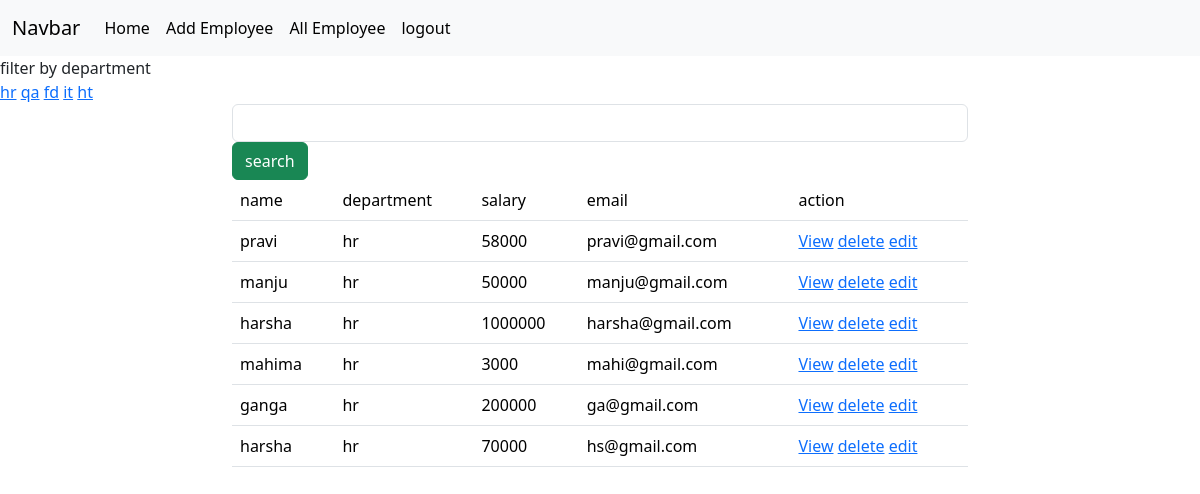
/employees/all?department=hr (signed in), run on the app's committed database.
### crm/models.py (models this page shows, shortened)
class Employees(models.Model):
    name=models.CharField(max_length=200)
    department=models.CharField(max_length=200)
    salary=models.PositiveIntegerField()
    email=models.EmailField(unique=True)
    age=models.PositiveIntegerField()
    contact=models.CharField(max_length=12,null=True)
    profile_pic=models.ImageField(upload_to="image",null=True,blank=True)
    dob=models.DateField(null=True,blank=True)

### crm/views.py (the view, shortened to what this page needs)
# urls.py: path('employees/all',views.EmployeeListView.as_view(),name="emp-all"),
@method_decorator(signin_requried,name="dispatch")
class EmployeeListView(View):
    def get(self,request,*args,**kwargs):
       qs=Employees.objects.all()
       departments=Employees.objects.all().values_list("department",flat=True).distinct()
       print(departments)
       if "department" in request.GET:
           dept=request.GET.get("department")
           qs=qs.filter(department__iexact=dept)
       return render(request,"emp_list.html",{"data":qs,"departments":departments})

### crm/views.py (called while the page is built)
def signin_requried(fn):
    def wrapper(request,*args,**kwargs):
        if not request.user.is_authenticated:
            messages.error(request,"invalid session")
            return redirect("signin")
        else:
            return fn(request,*args,**kwargs)
    return wrapper

### crm/templates/emp_list.html (shortened to what this page needs)
{%extends 'base.html'%}
{%block body_block%}
<div>
    filter by department
</div>
<div>
    {%for dep in departments%}
    <a href="{%url 'emp-all'%}?department={{dep}}">{{dep}}</a>
    {%endfor%}
</div>
<div class="container">
    <div class="row">
        <div class="col-2"></div>
        <div class="col-8">
            <form action="" method="post">
                <input type="text" name="box" class="form-control">
                <button type="submit" class="btn btn-success">search</button>
            </form>
        </div>
        <div class="col-2"></div>
    </div>
</div>
<div class="container">
    <div class="row">
        <div class="col-2"></div>
        <div class="col-8">
            <table class="table">
                <tr>
                    <td>name</td>
                    <td>department</td>
                    <td>salary</td>
                    <td>email</td>
                    <td>action</td>
                </tr>
                {%for emp in data%}
                <tr>
                    <td>{{emp.name}}</td>
                    <td>{{emp.department}}</td>
                    <td>{{emp.salary}}</td>
                    <td>{{emp.email}}</td>
                    <td>
                        <a href="{%url 'emp-detail' emp.id%}">View</a>
                        <a href="{%url 'emp-delete' emp.id%}">delete</a>
                        <a href="{%url 'emp-edit' emp.id%}">edit</a>
                    </td>
                </tr>
                {%endfor%}
            </table>
        </div>
        <div class="col-2"></div>
    </div>
</div>
{%endblock%}

### data on the page
Employees: name "pravi", department "hr", salary "58000", email "pravi@gmail.com"
Employees: name "manju", department "hr", salary "50000", email "manju@gmail.com"
Employees: name "harsha", department "hr", salary "1000000", email "harsha@gmail.com"
Employees: name "mahima", department "hr", salary "3000", email "mahi@gmail.com"
Employees: name "ganga", department "hr", salary "200000", email "ga@gmail.com"
Employees: name "harsha", department "hr", salary "70000", email "hs@gmail.com"

### other printed values
{{ dep }} "hr" "qa" "fd" "it" "ht"
